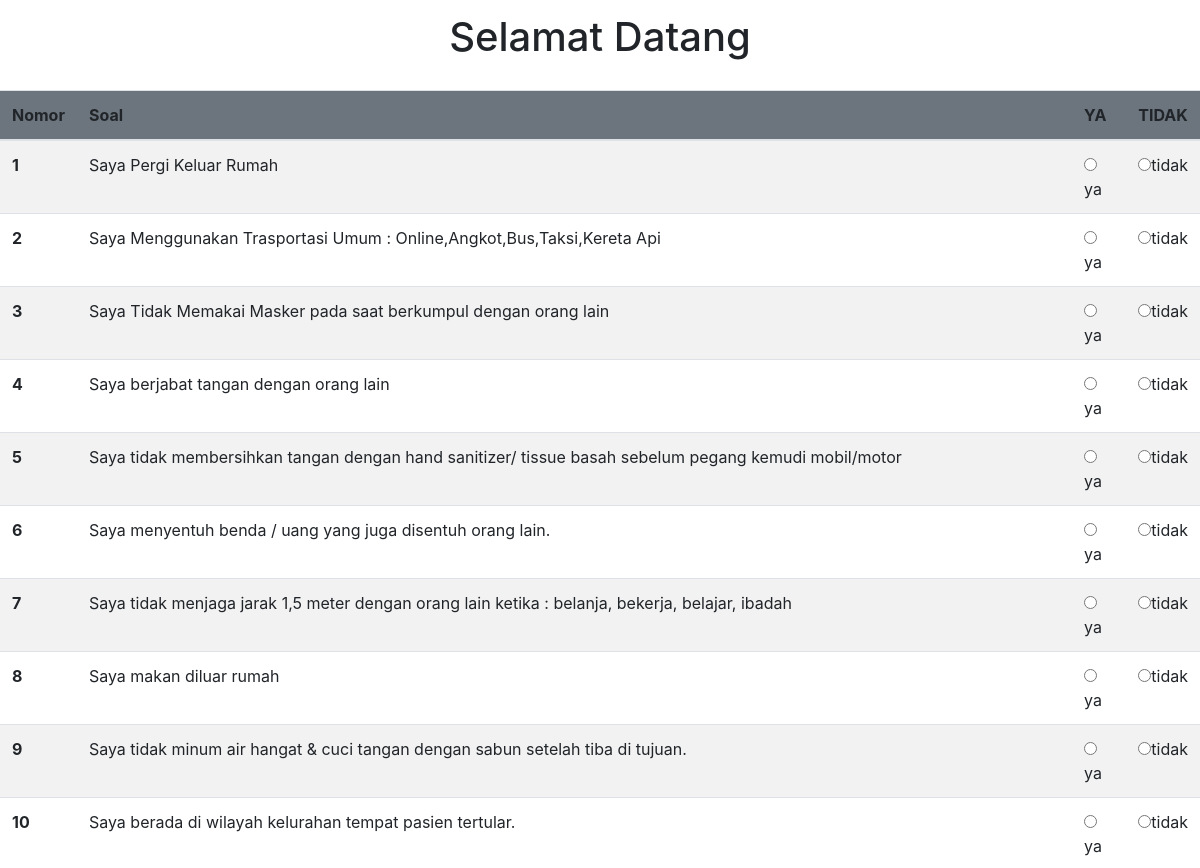
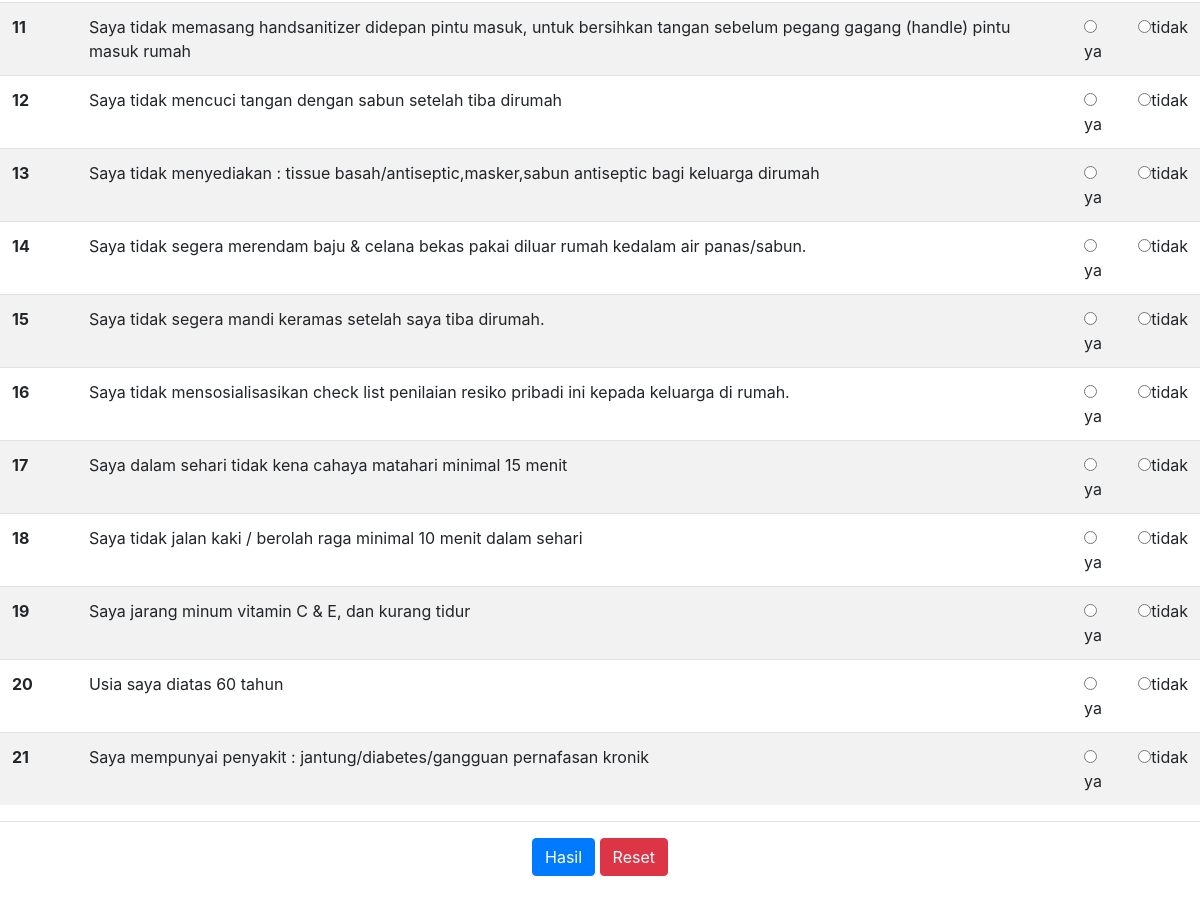
The app's page /soal.php with its own data (2 pictures, top to bottom).
### tables this page shows
CREATE TABLE `tb_soal` (
  `id_soal` int(11) NOT NULL,
  `soal` text NOT NULL,
  `ya` varchar(30) NOT NULL,
  `tidak` varchar(30) NOT NULL,
  `knc_jawaban` varchar(30) NOT NULL,
  `aktif` enum('ya','tidak') NOT NULL
);

### soal.php (the view, shortened to what this page needs)
<?php
    include "config/koneksi.php";
?>
<!DOCTYPE html>
<html lang="en">
    <head>
        <link rel="stylesheet" type="text/css" href="css/bootstrap.min.css">
    </head>
    <body>
        <table class="table table-striped">
            <thead>
              <h1 class="alert alert-white text-center text-black"><?php echo "Selamat Datang ".$_SESSION['nama']; ?></h1>
            </thead>
            <thead>
                <tr class="bg-secondary">
                    <th scope="col">Nomor</th>
                    <th scope="col">Soal</th>
                    <th scope="col">YA</th>
                    <th scope="col">TIDAK</th>
                </tr>
            </thead>
            <tbody>
            <?php
                $nmr=0;
                $soal = mysqli_query($con,"SELECT * FROM tb_soal");
                while($data=mysqli_fetch_array($soal)){
                  $nmr ++;
            ?>
            <form method='post' name="form1" id="form1" action="submit.php">
                <tr>
                    <th scope="col"><?php echo $nmr; ?></th>
                    <td> <?php echo $data["soal"]?></td>
                    <td><input type="radio" value="ya" name="jawaban[<?php echo $data['id_soal']?>]" required><?php echo $data["ya"]?></td>
                    <td><input type="radio" value="tidak" name="jawaban[<?php echo $data['id_soal']?>]" required><?php echo $data["tidak"]?><br></td>
                </tr>
                <?php
                     }
                ?>
            </tbody>
        </table>
        <hr>
        <center>
        <input type='submit' class="btn btn-primary" name='btn_nilai' value= 'Hasil'/>
        <input type='reset' class="btn btn-danger" name='resert' value= 'Reset'/>
        </center>
        <br>
    </body>
</html>

### records on screen
tb_soal: soal "Saya Pergi Keluar Rumah", ya "ya", tidak "tidak"
tb_soal: soal "Saya Menggunakan Trasportasi Umum : Online,Angkot,Bus,Taksi,Kereta Api", ya "ya", tidak "tidak"
tb_soal: soal "Saya Tidak Memakai Masker pada saat berkumpul dengan orang lain", ya "ya", tidak "tidak"
tb_soal: soal "Saya berjabat tangan dengan orang lain", ya "ya", tidak "tidak"
tb_soal: soal "Saya tidak membersihkan tangan dengan hand sanitizer/ tissue basah sebelum pegang kemudi mobil/motor", ya "ya", tidak "tidak"
tb_soal: soal "Saya menyentuh benda / uang yang juga disentuh orang lain.", ya "ya", tidak "tidak"
tb_soal: soal "Saya tidak menjaga jarak 1,5 meter dengan orang lain ketika : belanja, bekerja, belajar, ibadah", ya "ya", tidak "tidak"
tb_soal: soal "Saya makan diluar rumah", ya "ya", tidak "tidak"
tb_soal: soal "Saya tidak minum air hangat & cuci tangan dengan sabun setelah tiba di tujuan.", ya "ya", tidak "tidak"
tb_soal: soal "Saya berada di wilayah kelurahan tempat pasien tertular.", ya "ya", tidak "tidak"
tb_soal: soal "Saya tidak memasang handsanitizer didepan pintu masuk, untuk bersihkan tangan sebelum pegang gagang (handle) pintu masuk rumah", ya "ya", tidak "tidak"
tb_soal: soal "Saya tidak mencuci tangan dengan sabun setelah tiba dirumah", ya "ya", tidak "tidak"
tb_soal: soal "Saya tidak menyediakan : tissue basah/antiseptic,masker,sabun antiseptic bagi keluarga dirumah", ya "ya", tidak "tidak"
tb_soal: soal "Saya tidak segera merendam baju & celana bekas pakai diluar rumah kedalam air panas/sabun.", ya "ya", tidak "tidak"
tb_soal: soal "Saya tidak segera mandi keramas setelah saya tiba dirumah.", ya "ya", tidak "tidak"
tb_soal: soal "Saya tidak mensosialisasikan check list penilaian resiko pribadi ini kepada keluarga di rumah.", ya "ya", tidak "tidak"
tb_soal: soal "Saya dalam sehari tidak kena cahaya matahari minimal 15 menit", ya "ya", tidak "tidak"
tb_soal: soal "Saya tidak jalan kaki / berolah raga minimal 10 menit dalam sehari", ya "ya", tidak "tidak"
tb_soal: soal "Saya jarang minum vitamin C & E, dan kurang tidur", ya "ya", tidak "tidak"
tb_soal: soal "Usia saya diatas 60 tahun", ya "ya", tidak "tidak"
tb_soal: soal "Saya mempunyai penyakit : jantung/diabetes/gangguan pernafasan kronik", ya "ya", tidak "tidak"
